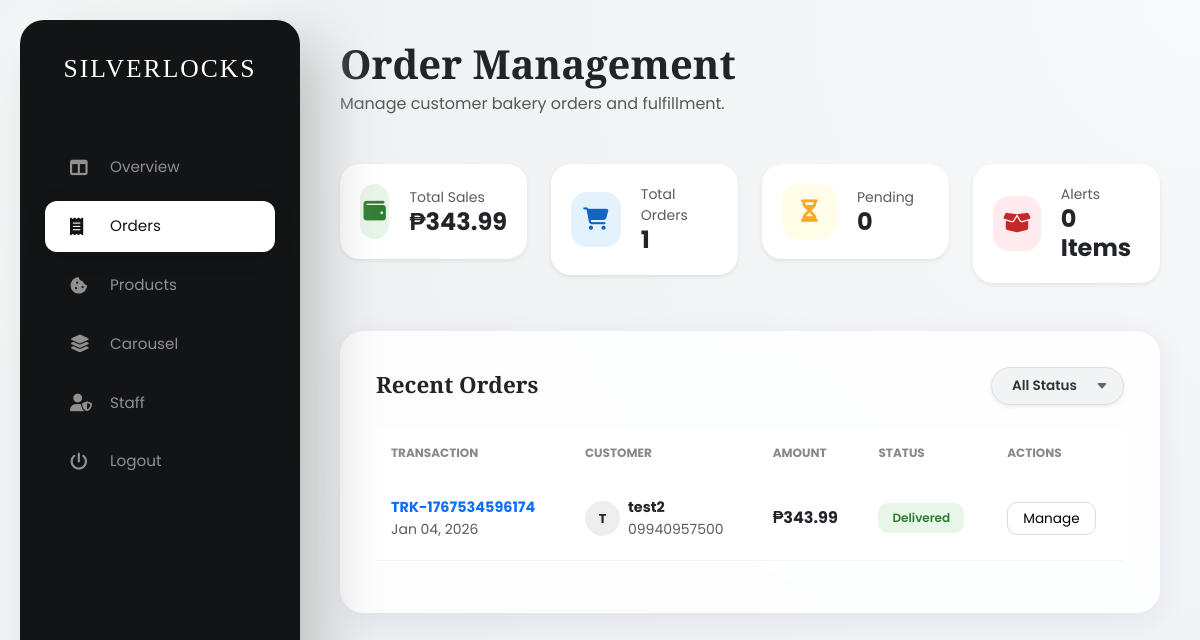
Screenshot of /admin_orders.php (signed in) with the database file from the repository.
### tables this page shows
CREATE TABLE `orders` (
  `id` int(11) NOT NULL,
  `tracking_no` varchar(100) NOT NULL,
  `user_id` int(11) NOT NULL,
  `name` varchar(255) NOT NULL,
  `phone` varchar(20) NOT NULL,
  `address` text NOT NULL,
  `landmark` varchar(255) DEFAULT NULL,
  `total_price` decimal(10,2) NOT NULL,
  `payment_mode` varchar(50) DEFAULT 'COD',
  `status` varchar(20) DEFAULT 'Pending',
  `created_at` timestamp NOT NULL DEFAULT current_timestamp()
);

### admin_orders.php (the view, shortened to what this page needs)
<?php
include('includes/db_connect.php');
$status_filter = isset($_GET['status']) ? mysqli_real_escape_string($conn, $_GET['status']) : 'All';
$rev_res = mysqli_query($conn, "SELECT SUM(total_price) as total FROM orders WHERE status='Delivered'");
$rev_row = mysqli_fetch_assoc($rev_res);
$net_revenue = number_format($rev_row['total'] ?? 0, 2);
$total_res = mysqli_query($conn, "SELECT COUNT(*) as total FROM orders");
$total_row = mysqli_fetch_assoc($total_res);
$total_orders = $total_row['total'] ?? 0;
$proc_res = mysqli_query($conn, "SELECT COUNT(*) as total FROM orders WHERE status IN ('Pending', 'Packed')");
$proc_row = mysqli_fetch_assoc($proc_res);
$in_process = $proc_row['total'] ?? 0;
if ($status_filter == 'All') {
    $orders_query = "SELECT * FROM orders ORDER BY created_at DESC";
} else {
    $orders_query = "SELECT * FROM orders WHERE status = '$status_filter' ORDER BY created_at DESC";
}
$orders_result = mysqli_query($conn, $orders_query);
?>
<!DOCTYPE html>
<html lang="en">
<head>
    <link href="https://cdn.jsdelivr.net/npm/bootstrap@5.3.0/dist/css/bootstrap.min.css" rel="stylesheet">
    <link rel="stylesheet" href="https://cdnjs.cloudflare.com/ajax/libs/font-awesome/6.4.0/css/all.min.css">
</head>
<body>
    <aside class="sidebar">
        <a href="admin_dashboard.php" class="sidebar-brand">SILVER<span>LOCKS</span></a>
        <nav class="nav flex-column">
            <a class="nav-link" href="admin_dashboard.php"><i class="fas fa-columns"></i> Overview</a>
            <a class="nav-link active" href="admin_orders.php"><i class="fas fa-receipt"></i> Orders</a>
            <a class="nav-link" href="admin_products.php"><i class="fas fa-cookie-bite"></i> Products</a>
            <a class="nav-link" href="admin_carousel.php"><i class="fas fa-layer-group"></i> Carousel</a>
            <a class="nav-link" href="admin_users.php"><i class="fas fa-user-shield"></i> Staff</a>
            <div class="mt-auto">
                <a class="nav-link text-danger" href="javascript:void(0);" data-bs-toggle="modal" data-bs-target="#logoutModal">
                    <i class="fas fa-power-off"></i> Logout
                </a>
            </div>
        </nav>
    </aside>
    <main class="main-content">
        <div class="d-flex justify-content-between align-items-end mb-5">
            <div>
                <h1 class="fw-bold mb-1" style="font-family: 'Playfair Display'; font-size: 2.5rem;">Order Management</h1>
                <p class="text-muted mb-0">Manage customer bakery orders and fulfillment.</p>
            </div>
        </div>
        <div class="row g-4 mb-5">
            <div class="col-xl-3 col-md-6"><div class="stat-widget shadow-sm"><div class="stat-icon-box icon-bg-sales"><i class="fas fa-wallet"></i></div><div><p class="text-muted small mb-0">Total Sales</p><h4 class="fw-bold mb-0">₱<?php echo $net_revenue; ?></h4></div></div></div>
            <div class="col-xl-3 col-md-6"><div class="stat-widget shadow-sm"><div class="stat-icon-box icon-bg-orders"><i class="fas fa-shopping-cart"></i></div><div><p class="text-muted small mb-0">Total Orders</p><h4 class="fw-bold mb-0"><?php echo $total_orders; ?></h4></div></div></div>
            <div class="col-xl-3 col-md-6"><div class="stat-widget shadow-sm"><div class="stat-icon-box icon-bg-pending"><i class="fas fa-hourglass-half"></i></div><div><p class="text-muted small mb-0">Pending</p><h4 class="fw-bold mb-0"><?php echo $in_process; ?></h4></div></div></div>
            <div class="col-xl-3 col-md-6"><div class="stat-widget shadow-sm"><div class="stat-icon-box icon-bg-stock"><i class="fas fa-box-open"></i></div><div><p class="text-muted small mb-0">Alerts</p><h4 class="fw-bold mb-0">0 Items</h4></div></div></div>
        </div>
        <div class="glass-card">
            <div class="d-flex justify-content-between align-items-center mb-4">
                <h5 class="fw-bold mb-0" style="font-family: 'Playfair Display'; font-size: 1.4rem;">Recent Orders</h5>
                <select class="filter-select shadow-sm" onchange="window.location.href='admin_orders.php?status=' + this.value;">
                    <option value="All" <?php if($status_filter == 'All') echo 'selected'; ?>>All Status</option>
                </select>
            </div>
            <div class="table-responsive">
                <table class="table align-middle">
                    <thead>
                        <tr>
                            <th>Transaction</th>
                            <th>Customer</th>
                            <th>Amount</th>
                            <th>Status</th>
                            <th>Actions</th>
                        </tr>
                    </thead>
                    <tbody>
                        <?php
                        if(mysqli_num_rows($orders_result) > 0) {
                            while($item = mysqli_fetch_assoc($orders_result)) {
                                $status_class = "status-" . strtolower($item['status']);
                                $initial = strtoupper(substr($item['name'], 0, 1));
                        ?>
                        <tr>
                            <td>
                                <div class="fw-bold text-primary" style="font-size: 0.9rem;"><?php echo $item['tracking_no']; ?></div>
                                <div class="text-muted small"><?php echo date("M d, Y", strtotime($item['created_at'])); ?></div>
                            </td>
                            <td>
                                <div class="d-flex align-items-center gap-2">
                                    <div style="width: 35px; height: 35px; background: #eee; border-radius: 50%; display: flex; align-items: center; justify-content: center; font-weight: bold; font-size: 0.8rem;"><?php echo $initial; ?></div>
                                    <div>
                                        <div class="fw-bold mb-0" style="font-size: 0.9rem;"><?php echo $item['name']; ?></div>
                                        <div class="text-muted small"><?php echo $item['phone']; ?></div>
                                    </div>
                                </div>
                            </td>
                            <td><span class="fw-bold">₱<?php echo number_format($item['total_price'], 2); ?></span></td>
                            <td><span class="status-pill <?php echo $status_class; ?>"><?php echo $item['status']; ?></span></td>
                            <td>
                                <a href="admin_view_order.php?id=<?php echo $item['id']; ?>" class="btn-manage">Manage</a>
                            </td>
                        </tr>
                        <?php
                            }
                        } else {
                            echo "<tr><td colspan='5' class='text-center py-5 text-muted'>No orders found for '$status_filter'.</td></tr>";
                        }
                        ?>
                    </tbody>
                </table>
            </div>
        </div>
    </main>
</body>
</html>

### admin_orders.php (style rules this page uses)
:root { --glass-bg: rgba(255, 255, 255, 0.85); --sidebar-dark: #121416; --text-main: #1a1a1a; }
body { font-family: 'Poppins', sans-serif; background: radial-gradient(circle at top right, #f8f9fa, #e9ecef); min-height: 100vh; }
.sidebar { width: 280px; height: 95vh; background: var(--sidebar-dark); position: fixed; left: 20px; top: 2.5vh; border-radius: 24px; color: white; z-index: 1000; box-shadow: 20px 20px 60px #bebebe, -20px -20px 60px #ffffff; display: flex; flex-direction: column; padding: 30px 10px; }
.sidebar-brand { font-family: 'Playfair Display', serif; font-size: 1.6rem; text-align: center; color: white; text-decoration: none; margin-bottom: 50px; letter-spacing: 2px; }
.sidebar-brand span { color: var(--silver-accent); }
.nav-link { color: #909090 !important; padding: 14px 25px; margin: 4px 15px; border-radius: 12px; display: flex; align-items: center; gap: 15px; transition: all 0.3s cubic-bezier(0.4, 0, 0.2, 1); font-size: 0.95rem; }
.nav-link i { font-size: 1.1rem; width: 25px; }
.nav-link:hover, .nav-link.active { background: #ffffff; color: var(--sidebar-dark) !important; box-shadow: 0 4px 20px rgba(0,0,0,0.15); }
.main-content { margin-left: 320px; padding: 40px 40px 40px 20px; }
.glass-card { background: var(--glass-bg); backdrop-filter: blur(12px); border: 1px solid rgba(255, 255, 255, 0.5); border-radius: 24px; padding: 35px; box-shadow: 0 8px 32px 0 rgba(31, 38, 135, 0.07); }
.filter-select { appearance: none; background-color: #f1f3f5; border: none; border-radius: 50px; padding: 8px 45px 8px 20px; font-size: 0.85rem; font-weight: 600; color: #333; cursor: pointer; outline: none; background-repeat: no-repeat; background-position: right 15px center; transition: 0.2s; border: 1px solid #e0e0e0; }
.stat-widget { background: white; border-radius: 20px; padding: 20px; display: flex; align-items: center; gap: 20px; transition: 0.3s; }
.stat-icon-box { width: 55px; height: 55px; border-radius: 16px; display: flex; align-items: center; justify-content: center; font-size: 1.4rem; }
.icon-bg-sales { background: #E8F5E9; color: #2E7D32; }
.icon-bg-orders { background: #E3F2FD; color: #1565C0; }
.icon-bg-pending { background: #FFFDE7; color: #F9A825; }
.icon-bg-stock { background: #FFEBEE; color: #C62828; }
.status-pill { padding: 6px 14px; border-radius: 10px; font-size: 0.75rem; font-weight: 600; display: inline-block; }
.status-delivered { background: #E8F5E9; color: #2E7D32; }
.table thead th { text-transform: uppercase; font-size: 0.75rem; font-weight: 700; color: #888; border: none; padding: 15px; }
.table tbody td { padding: 20px 15px; border-bottom: 1px solid rgba(0,0,0,0.03); vertical-align: middle; }
.btn-manage { background: white; border: 1px solid #ddd; border-radius: 10px; padding: 6px 15px; font-size: 0.85rem; transition: 0.2s; text-decoration: none; color: black; }

### rows the page displays
orders: tracking_no "TRK-1767534596174", created_at "Jan 04, 2026", name "T", name "test2", phone "09940957500", total_price "343.99", status "Delivered"

### other values shown
$net_revenue "343.99"
$total_orders "1"
$in_process "0"
